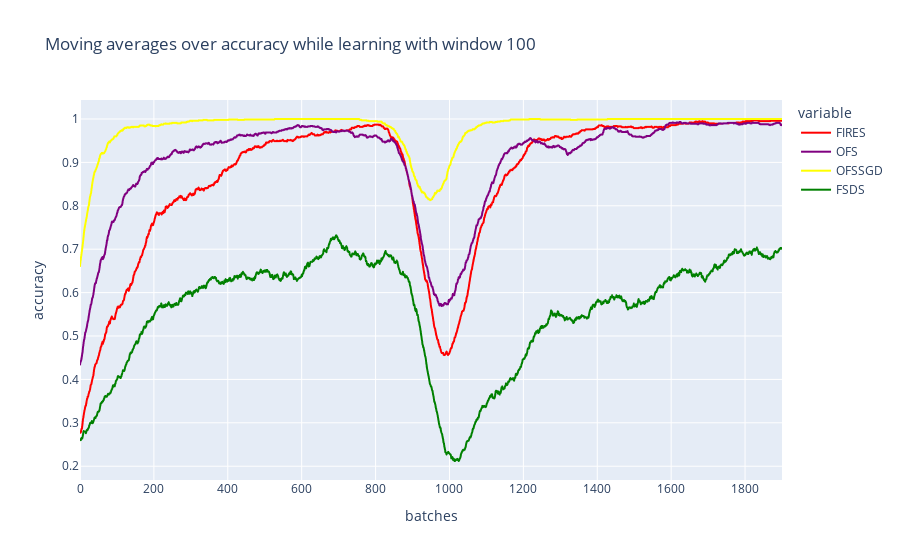

Notebook code cell kept with this figure:
### Code cell
#moving averages
title = "Moving averages over accuracy while learning with window {}".format(n_window)
col_names = ["FIRES", "OFS", "OFSSGD", "FSDS"]
d = {"FIRES":fires_moving_average, "OFS":ofs_moving_average, 
"OFSSGD":ofssgd_moving_average, "FSDS":fsds_moving_average}
df = pd.DataFrame(d, columns=col_names)
fig = px.line(df, y=col_names, title=title, labels={"index":"batches", "value":"accuracy"}, color_discrete_map={'FIRES': 'red', 
                                                    'OFS': 'purple', "OFSSGD":"yellow",'FSDS': 'green'})
accuracy_trace = fig['data']
fig.write_image("{}/accuracy.{}".format(folder, export_type))
fig.show()

### Figure 1 — Plotly figure (JSON) as saved in the notebook; plotly's stock layout.template omitted (floating-point values rounded to 4 significant figures; data arrays with more than 128 entries replaced by an {"elided": "..."} marker saying what was removed)
{"data": [{"hovertemplate": "variable=FIRES<br>batches=%{x}<br>accuracy=%{y}<extra></extra>", "legendgroup": "FIRES", "line": {"color": "red", "dash": "solid"}, "mode": "lines", "name": "FIRES", "showlegend": true, "type": "scattergl", "x": {"elided": "1901 int values"}, "xaxis": "x", "y": {"elided": "1901 float values"}, "yaxis": "y"}, {"hovertemplate": "variable=OFS<br>batches=%{x}<br>accuracy=%{y}<extra></extra>", "legendgroup": "OFS", "line": {"color": "purple", "dash": "solid"}, "mode": "lines", "name": "OFS", "showlegend": true, "type": "scattergl", "x": {"elided": "1901 int values"}, "xaxis": "x", "y": {"elided": "1901 float values"}, "yaxis": "y"}, {"hovertemplate": "variable=OFSSGD<br>batches=%{x}<br>accuracy=%{y}<extra></extra>", "legendgroup": "OFSSGD", "line": {"color": "yellow", "dash": "solid"}, "mode": "lines", "name": "OFSSGD", "showlegend": true, "type": "scattergl", "x": {"elided": "1901 int values"}, "xaxis": "x", "y": {"elided": "1901 float values"}, "yaxis": "y"}, {"hovertemplate": "variable=FSDS<br>batches=%{x}<br>accuracy=%{y}<extra></extra>", "legendgroup": "FSDS", "line": {"color": "green", "dash": "solid"}, "mode": "lines", "name": "FSDS", "showlegend": true, "type": "scattergl", "x": {"elided": "1901 int values"}, "xaxis": "x", "y": {"elided": "1901 float values"}, "yaxis": "y"}], "layout": {"legend": {"title": {"text": "variable"}, "tracegroupgap": 0}, "title": {"text": "Moving averages over accuracy while learning with window 100"}, "xaxis": {"anchor": "y", "domain": [0, 1], "title": {"text": "batches"}}, "yaxis": {"anchor": "x", "domain": [0, 1], "title": {"text": "accuracy"}}}}
